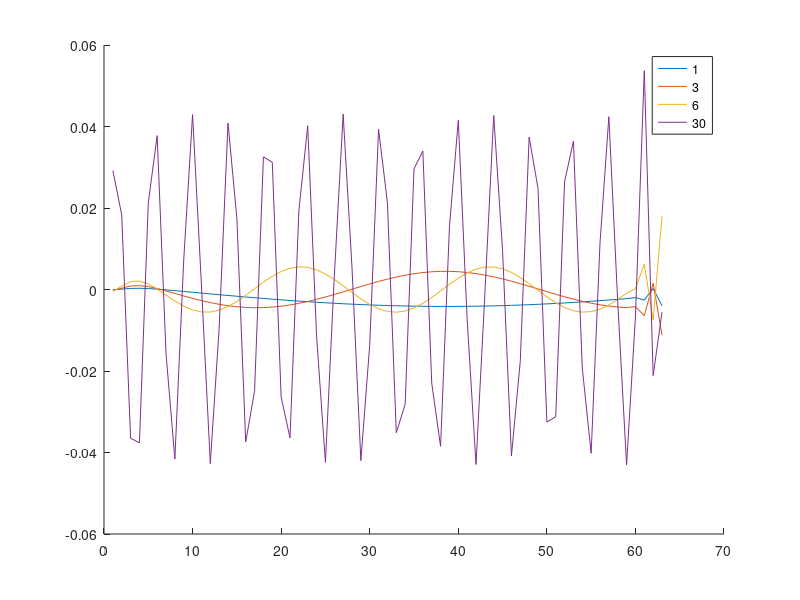

Write MATLAB code to recreate this figure.
clc; clear

%
N = 64;
ks = [1 3 6 30];

figure
hold on
for j = 1:4
    k = ks(j);
    u = arrayfun(@(x) sin(x*k*pi/N), 1:N-1)';

    % init
    A = diag(repmat(2, N-1, 1)) ...
        + diag(repmat(-1, N-2, 1), 1) ...
        + diag(repmat(-1, N-2, 1), -1);

    D = diag(diag(A));
    L = tril(-A); U = triu(-A);
    M = (D-L) \ U;

    for l = 1:5
        u = (D-L) \ (U*u);
    end
    
    plot(u);
end

legend('1', '3', '6', '30')